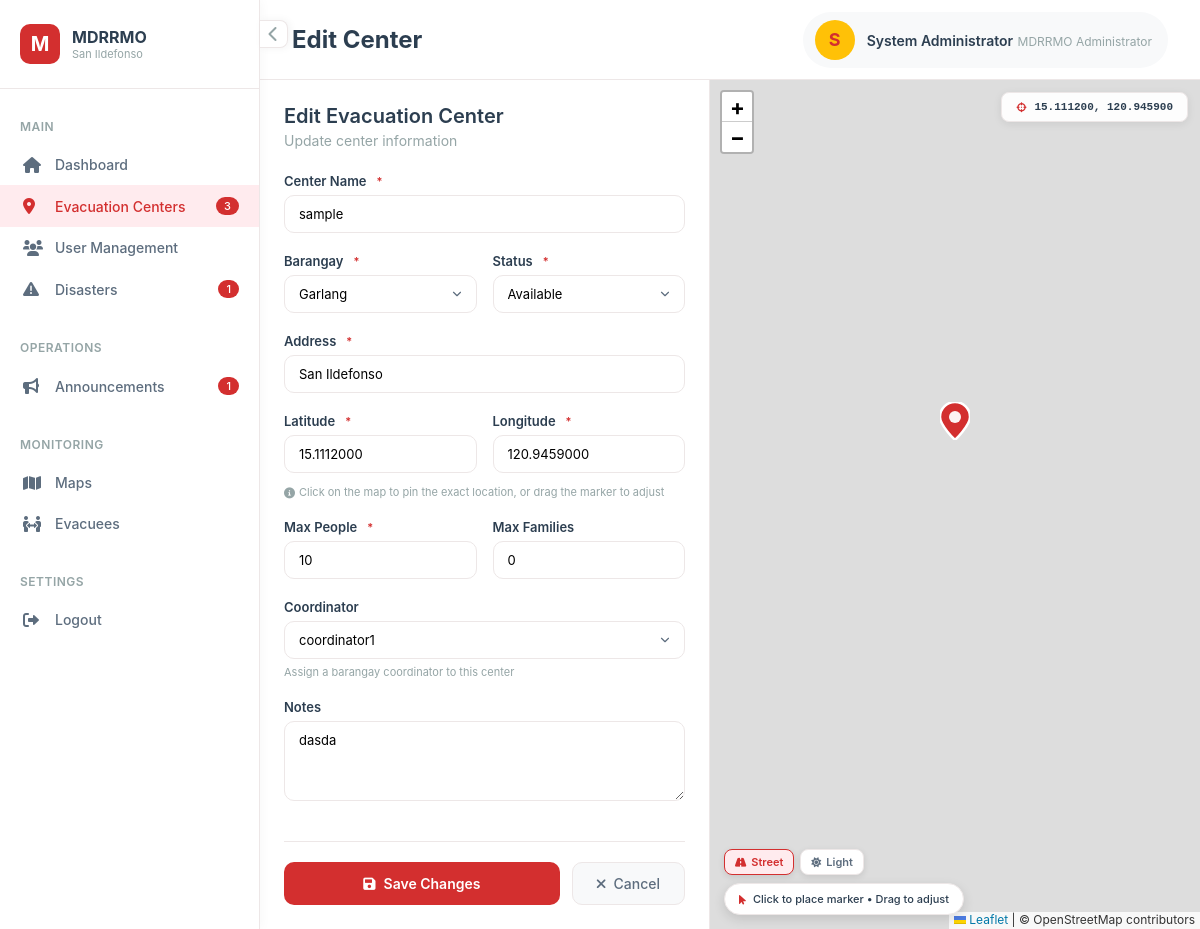
/admin/center_edit.php?id=1 (signed in), run on an earlier commit of the app's database.
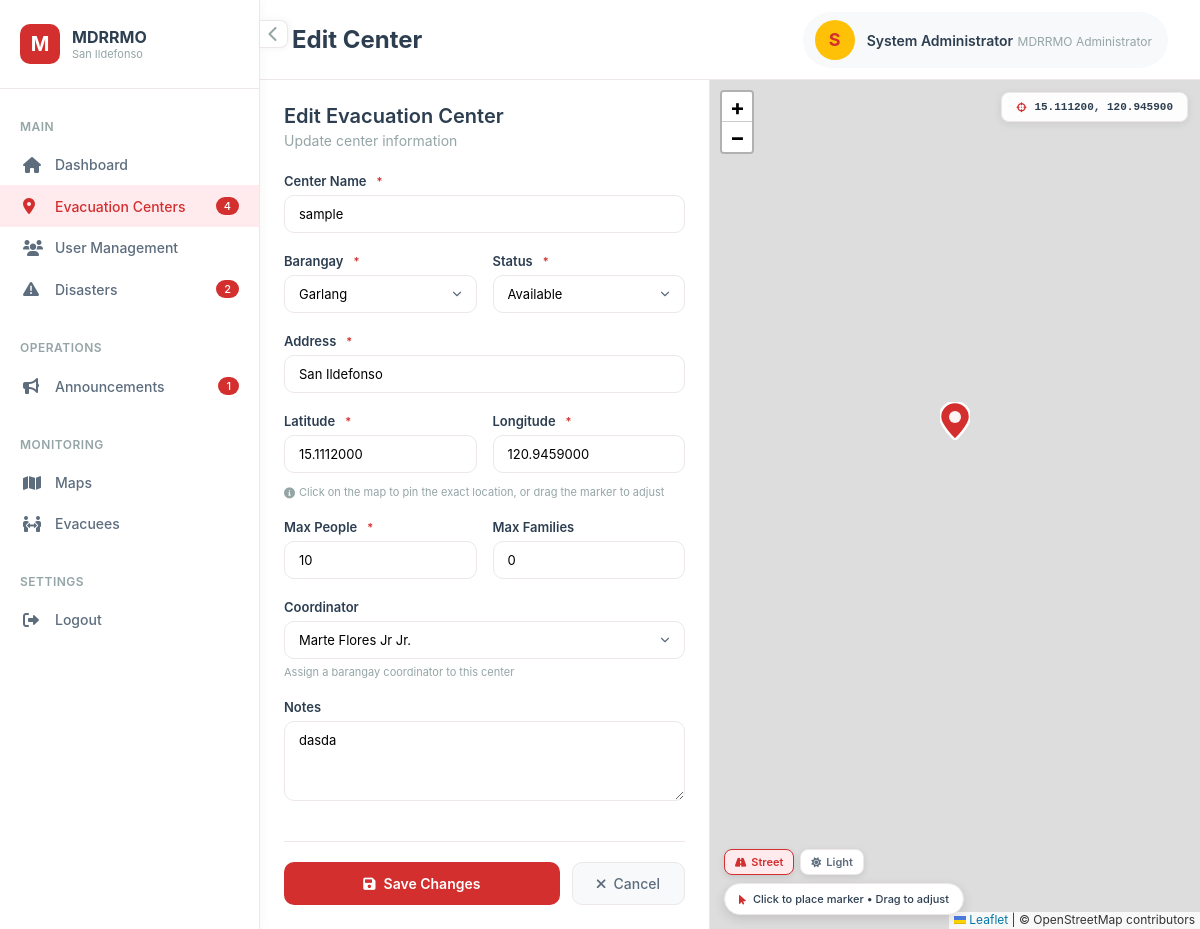
And on a later commit of the database.
### tables this page shows
CREATE TABLE `evacuation_centers` (
  `id` int(10) UNSIGNED NOT NULL,
  `name` varchar(150) NOT NULL,
  `barangay_id` int(10) UNSIGNED NOT NULL,
  `address` varchar(255) NOT NULL,
  `lat` decimal(10,7) NOT NULL,
  `lng` decimal(10,7) NOT NULL,
  `max_capacity_people` int(10) UNSIGNED NOT NULL,
  `max_capacity_families` int(10) UNSIGNED DEFAULT 0,
  `status` enum('available','near_capacity','full','temp_shelter','closed') NOT NULL DEFAULT 'available',
  `coordinator_user_id` int(10) UNSIGNED DEFAULT NULL,
  `notes` text DEFAULT NULL,
  `created_at` datetime NOT NULL DEFAULT current_timestamp(),
  `updated_at` datetime NOT NULL DEFAULT current_timestamp() ON UPDATE current_timestamp()
);

CREATE TABLE `users` (
  `id` int(10) UNSIGNED NOT NULL,
  `full_name` varchar(150) NOT NULL,
  `first_name` varchar(100) DEFAULT NULL,
  `middle_name` varchar(100) DEFAULT NULL,
  `last_name` varchar(100) DEFAULT NULL,
  `suffix` varchar(10) DEFAULT NULL,
  `email` varchar(150) NOT NULL,
  `contact_number` varchar(20) DEFAULT NULL,
  `password_hash` varchar(255) NOT NULL,
  `role` enum('citizen','admin','coordinator') NOT NULL DEFAULT 'citizen',
  `barangay_id` int(10) UNSIGNED NOT NULL,
  `house_number` varchar(50) NOT NULL,
  `birthday` date DEFAULT NULL,
  `sex` enum('male','female','prefer_not_to_say') DEFAULT NULL,
  `is_email_verified` tinyint(1) NOT NULL DEFAULT 0,
  `otp_code_hash` varchar(255) DEFAULT NULL,
  `otp_expires_at` datetime DEFAULT NULL,
  `device_token` varchar(255) DEFAULT NULL,
  `device_fingerprint` varchar(255) DEFAULT NULL,
  `device_registered_at` datetime DEFAULT NULL,
  `is_device_trusted` tinyint(1) NOT NULL DEFAULT 0,
  `is_active` tinyint(1) NOT NULL DEFAULT 1,
  `created_at` datetime NOT NULL DEFAULT current_timestamp(),
  `updated_at` datetime NOT NULL DEFAULT current_timestamp() ON UPDATE current_timestamp()
);

CREATE TABLE `barangays` (
  `id` int(10) UNSIGNED NOT NULL,
  `name` varchar(100) NOT NULL,
  `municipality` varchar(100) NOT NULL DEFAULT 'San Ildefonso',
  `province` varchar(100) NOT NULL DEFAULT 'Bulacan',
  `center_lat` decimal(10,7) DEFAULT NULL,
  `center_lng` decimal(10,7) DEFAULT NULL,
  `boundary_polygon` longtext DEFAULT NULL CHECK (json_valid(`boundary_polygon`)),
  `is_active` tinyint(1) NOT NULL DEFAULT 1
);

### admin/center_edit.php (the view, shortened to what the changed rows need)
<?php
$pdo  = db();
$id = isset($_GET['id']) ? (int)$_GET['id'] : 0;
$barangays = $pdo->query("SELECT id, name FROM barangays WHERE is_active = 1 ORDER BY name")->fetchAll();
$coordinators = $pdo->query("SELECT id, full_name FROM users WHERE role = 'coordinator' AND is_active = 1 ORDER BY full_name")->fetchAll();
$center = null;
if ($id) {
    $stmt = $pdo->prepare("SELECT * FROM evacuation_centers WHERE id = ?");
    $stmt->execute([$id]);
    $center = $stmt->fetch();
}
$_badgeCenters       = (int)$pdo->query("SELECT COUNT(*) FROM evacuation_centers")->fetchColumn();
$_badgeOngoing       = (int)$pdo->query("SELECT COUNT(*) FROM disasters WHERE status = 'ongoing'")->fetchColumn();
?>
<!DOCTYPE html>
<html lang="en">
<head>
    <link rel="stylesheet" href="../asset/css/admin_center_edit.css"/>
    <link rel="stylesheet" href="https://cdnjs.cloudflare.com/ajax/libs/font-awesome/6.0.0/css/all.min.css" />
    <link rel="stylesheet" href="https://unpkg.com/leaflet@1.9.4/dist/leaflet.css"/>
</head>
<body>
<div class="app-wrapper">
    <aside class="sidebar" id="sidebar">
        <div class="sidebar-content">
            <div class="sidebar-section">
                <ul class="sidebar-menu">
                    <li><a href="centers.php"   class="sidebar-link active"><i class="fas fa-map-marker-alt"></i><span>Evacuation Centers</span> <?php if($_badgeCenters > 0): ?><span class="sidebar-badge"><?php echo $_badgeCenters; ?></span><?php endif; ?></a></li>
                    <li><a href="disasters.php" class="sidebar-link"><i class="fas fa-exclamation-triangle"></i><span>Disasters</span><?php if($_badgeOngoing > 0): ?><span class="sidebar-badge"><?php echo $_badgeOngoing; ?></span><?php endif; ?></a></li>
                </ul>
            </div>
        </div>
    </aside>
    <main class="main-content" id="mainContent">
        <div class="top-nav">
            <div class="page-title">
                <h1><?= $id ? 'Edit Center' : 'New Center' ?></h1>
            </div>
        </div>
        <div class="split-screen">
            <div class="form-panel">
                <div class="form-panel-content">
                    <div class="form-header">
                        <h2><?= $id ? 'Edit Evacuation Center' : 'Add New Evacuation Center' ?></h2>
                    </div>
                    <form method="post" class="form">
                        <div class="form-group">
                            <label class="form-label">Center Name <span class="form-required">*</span></label>
                            <input type="text" name="name" required class="form-control"
                                   placeholder="e.g., San Juan Elementary School"
                                   value="<?= htmlspecialchars($_POST['name'] ?? ($center['name'] ?? '')) ?>">
                        </div>
                        <div class="form-row">
                            <div class="form-group">
                                <label class="form-label">Barangay <span class="form-required">*</span></label>
                                <?php $selectedBarangay = $_POST['barangay_id'] ?? ($center['barangay_id'] ?? ''); ?>
                                <select name="barangay_id" required class="form-control">
                                    <?php foreach ($barangays as $b): ?>
                                        <option value="<?= (int)$b['id'] ?>" <?= (string)$selectedBarangay === (string)$b['id'] ? 'selected' : '' ?>>
                                            <?= htmlspecialchars($b['name']) ?>
                                        </option>
                                    <?php endforeach; ?>
                                </select>
                            </div>
                            <div class="form-group">
                                <label class="form-label">Status <span class="form-required">*</span></label>
                                <?php $selectedStatus = $_POST['status'] ?? ($center['status'] ?? 'available'); ?>
                                <select name="status" class="form-control">
                                    <?php foreach (['available','near_capacity','full','temp_shelter','closed'] as $s): ?>
                                        <option value="<?= $s ?>" <?= $selectedStatus === $s ? 'selected' : '' ?>>
                                            <?= ucfirst(str_replace('_', ' ', $s)) ?>
                                        </option>
                                    <?php endforeach; ?>
                                </select>
                            </div>
                        </div>
                        <div class="form-group">
                            <label class="form-label">Address <span class="form-required">*</span></label>
                            <input type="text" name="address" required class="form-control"
                                   placeholder="Street address, landmarks"
                                   value="<?= htmlspecialchars($_POST['address'] ?? ($center['address'] ?? '')) ?>">
                        </div>
                        <div class="form-row">
                            <div class="form-group">
                                <label class="form-label">Latitude <span class="form-required">*</span></label>
                                <input type="text" name="lat" id="inputLat" required class="form-control"
                                       placeholder="e.g., 15.0828"
                                       value="<?= htmlspecialchars($_POST['lat'] ?? ($center['lat'] ?? '')) ?>">
                            </div>
                            <div class="form-group">
                                <label class="form-label">Longitude <span class="form-required">*</span></label>
                                <input type="text" name="lng" id="inputLng" required class="form-control"
                                       placeholder="e.g., 120.9417"
                                       value="<?= htmlspecialchars($_POST['lng'] ?? ($center['lng'] ?? '')) ?>">
                            </div>
                        </div>
                        <div class="form-row">
                            <div class="form-group">
                                <label class="form-label">Max People <span class="form-required">*</span></label>
                                <input type="number" name="max_capacity_people" min="1" required class="form-control"
                                       value="<?= htmlspecialchars($_POST['max_capacity_people'] ?? ($center['max_capacity_people'] ?? '0')) ?>">
                            </div>
                            <div class="form-group">
                                <label class="form-label">Max Families</label>
                                <input type="number" name="max_capacity_families" min="0" class="form-control"
                                       value="<?= htmlspecialchars($_POST['max_capacity_families'] ?? ($center['max_capacity_families'] ?? '0')) ?>">
                            </div>
                        </div>
                        <div class="form-group">
                            <label class="form-label">Coordinator</label>
                            <?php $selectedCoord = $_POST['coordinator_user_id'] ?? ($center['coordinator_user_id'] ?? ''); ?>
                            <select name="coordinator_user_id" class="form-control">
                                <?php foreach ($coordinators as $c): ?>
                                    <option value="<?= (int)$c['id'] ?>" <?= (string)$selectedCoord === (string)$c['id'] ? 'selected' : '' ?>>
                                        <?= htmlspecialchars($c['full_name']) ?>
                                    </option>
                                <?php endforeach; ?>
                            </select>
                            <div class="form-hint">Assign a barangay coordinator to this center</div>
                        </div>
                        <div class="form-group">
                            <label class="form-label">Notes</label>
                            <textarea name="notes" rows="3" class="form-control"
                                      placeholder="Additional information, nearby landmarks, facilities..."><?= htmlspecialchars($_POST['notes'] ?? ($center['notes'] ?? '')) ?></textarea>
                        </div>
                    </form>
                </div>
            </div>
        </div>
    </main>
</div>
</body>
</html>

What changed in the data, as far as the page shows it:
changed evacuation_centers "sample": coordinator_user_id "coordinator1" → "Marte Flores Jr Jr."
Also different on the page:
$_badgeCenters: "3" → "4"
$_badgeOngoing: "1" → "2"
